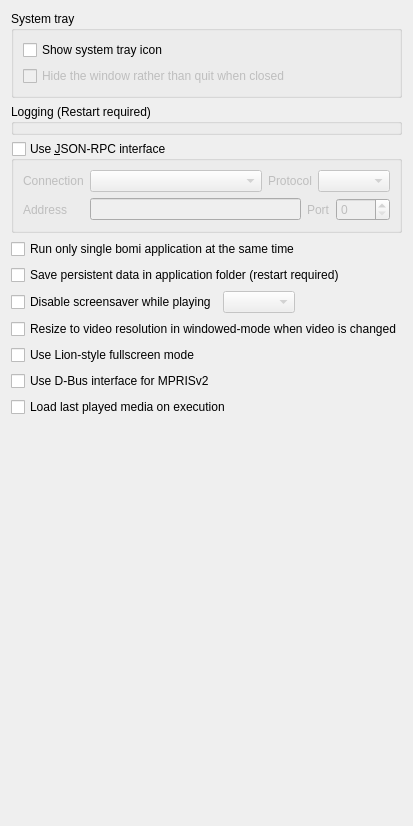
       <widget class="QWidget" name="gen_behaviours">
        <layout class="QVBoxLayout" name="verticalLayout_28">
         <item>
          <widget class="QGroupBox" name="system_tray_group">
           <property name="title">
            <string>System tray</string>
           </property>
           <layout class="QVBoxLayout" name="verticalLayout_2">
            <item>
             <widget class="QCheckBox" name="enable_system_tray">
              <property name="text">
               <string>Show system tray icon</string>
              </property>
             </widget>
            </item>
            <item>
             <widget class="QCheckBox" name="hide_rather_close">
              <property name="enabled">
               <bool>false</bool>
              </property>
              <property name="text">
               <string>Hide the window rather than quit when closed </string>
              </property>
             </widget>
            </item>
           </layout>
          </widget>
         </item>
         <item>
          <widget class="LogOptionWidget" name="app_log_option">
           <property name="title">
            <string>Logging (Restart required)</string>
           </property>
          </widget>
         </item>
         <item>
          <widget class="QGroupBox" name="jr_use">
           <property name="title">
            <string>Use &amp;JSON-RPC interface</string>
           </property>
           <property name="checkable">
            <bool>true</bool>
           </property>
           <property name="checked">
            <bool>false</bool>
           </property>
           <layout class="QGridLayout" name="gridLayout_4">
            <item row="0" column="0">
             <widget class="QLabel" name="label_10">
              <property name="text">
               <string>Connection</string>
              </property>
             </widget>
            </item>
            <item row="0" column="1">
             <layout class="QHBoxLayout" name="horizontalLayout_9">
              <item>
               <widget class="JrConnectionComboBox" name="jr_connection">
                <property name="sizePolicy">
                 <sizepolicy hsizetype="Expanding" vsizetype="Fixed">
                  <horstretch>0</horstretch>
                  <verstretch>0</verstretch>
                 </sizepolicy>
                </property>
               </widget>
              </item>
              <item>
               <widget class="QLabel" name="label_11">
                <property name="text">
                 <string>Protocol</string>
                </property>
               </widget>
              </item>
              <item>
               <widget class="JrProtocolComboBox" name="jr_protocol">
                <property name="sizePolicy">
                 <sizepolicy hsizetype="Preferred" vsizetype="Fixed">
                  <horstretch>0</horstretch>
                  <verstretch>0</verstretch>
                 </sizepolicy>
                </property>
               </widget>
              </item>
             </layout>
            </item>
            <item row="1" column="0">
             <widget class="QLabel" name="label_13">
              <property name="text">
               <string>Address</string>
              </property>
             </widget>
            </item>
            <item row="1" column="1">
             <layout class="QHBoxLayout" name="horizontalLayout_8">
              <item>
               <widget class="QLineEdit" name="jr_address"/>
              </item>
              <item>
               <widget class="QLabel" name="label_12">
                <property name="text">
                 <string>Port</string>
                </property>
               </widget>
              </item>
              <item>
               <widget class="QSpinBox" name="jr_port">
                <property name="maximum">
                 <number>9999</number>
                </property>
               </widget>
              </item>
             </layout>
            </item>
           </layout>
          </widget>
         </item>
         <item>
          <widget class="QCheckBox" name="app_unique">
           <property name="text">
            <string>Run only single bomi application at the same time</string>
           </property>
          </widget>
         </item>
         <item>
          <widget class="QCheckBox" name="app_use_local_config">
           <property name="text">
            <string>Save persistent data in application folder (restart required)</string>
           </property>
          </widget>
         </item>
         <item>
          <layout class="QHBoxLayout" name="horizontalLayout_10">
           <item>
            <widget class="QCheckBox" name="disable_screensaver">
             <property name="text">
              <string>Disable screensaver while playing</string>
             </property>
            </widget>
           </item>
           <item>
            <widget class="QComboBox" name="screensaver_method">
             <property name="enabled">
              <bool>false</bool>
             </property>
            </widget>
           </item>
           <item>
            <spacer name="horizontalSpacer_7">
             <property name="orientation">
              <enum>Qt::Horizontal</enum>
             </property>
             <property name="sizeHint" stdset="0">
              <size>
               <width>0</width>
               <height>0</height>
              </size>
             </property>
            </spacer>
           </item>
          </layout>
         </item>
         <item>
          <widget class="QCheckBox" name="fit_to_video">
           <property name="text">
            <string>Resize to video resolution in windowed-mode when video is changed</string>
           </property>
          </widget>
         </item>
         <item>
          <widget class="QCheckBox" name="lion_style_fullscreen">
           <property name="text">
            <string>Use Lion-style fullscreen mode</string>
           </property>
          </widget>
         </item>
         <item>
          <widget class="QCheckBox" name="use_mpris2">
           <property name="text">
            <string>Use D-Bus interface for MPRISv2</string>
           </property>
          </widget>
         </item>
         <item>
          <widget class="QCheckBox" name="load_last">
           <property name="text">
            <string>Load last played media on execution</string>
           </property>
          </widget>
         </item>
         <item>
          <spacer name="verticalSpacer_10">
           <property name="orientation">
            <enum>Qt::Vertical</enum>
           </property>
           <property name="sizeHint" stdset="0">
            <size>
             <width>20</width>
             <height>398</height>
            </size>
           </property>
          </spacer>
         </item>
        </layout>
       </widget>
